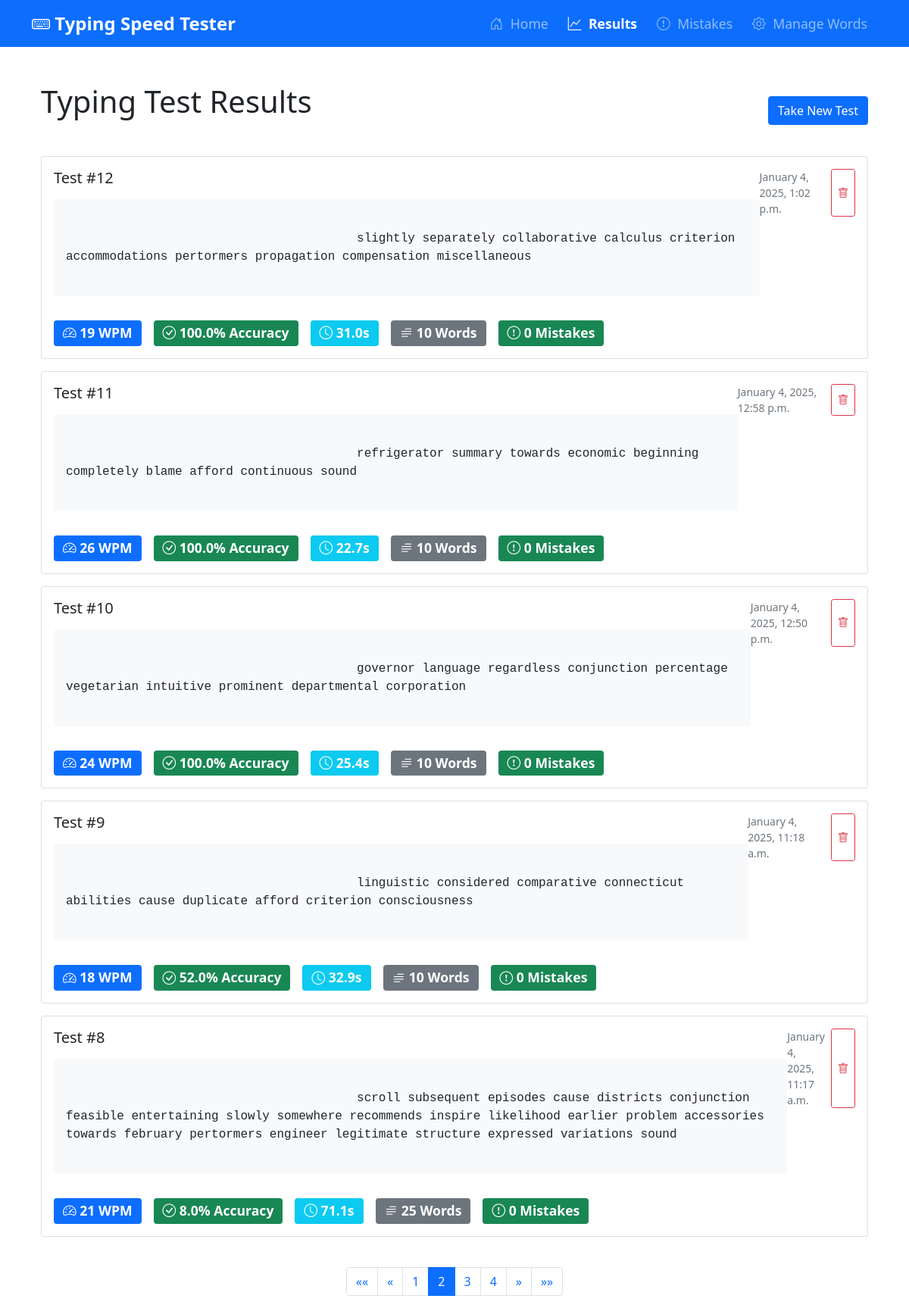
/results/?page=2, run on the app's committed database.
### speed_test/models.py (models this page shows, shortened)
class TypingTest(models.Model):
    text = models.TextField()
    wpm = models.IntegerField()
    accuracy = models.FloatField()
    time_taken = models.FloatField()  # in seconds
    created_at = models.DateTimeField(auto_now_add=True)
    mistakes = models.JSONField(default=list)  # Store mistakes as [{"expected": "x", "typed": "y", "position": 0}]
    word_mistakes = models.JSONField(default=list)  # Store word-level mistakes

### speed_test/views.py (the view)
# urls.py: path('results/', views.view_results, name='results'),
def view_results(request):
    all_results = TypingTest.objects.all().order_by('-created_at')
    for result in all_results:
        result.word_count = len(result.text.split())
        result.mistake_count = len(result.mistakes)
    paginator = Paginator(all_results, 5)  # Show 5 results per page
    page_number = request.GET.get('page', 1)
    results = paginator.get_page(page_number)
    return render(request, 'speed_test/results.html', {'results': results})

### speed_test/templates/speed_test/results.html (shortened to what this page needs)
{% extends 'speed_test/base.html' %}
{% block content %}
<div class="container mt-5">
    <div class="d-flex justify-content-between align-items-center mb-4">
        <h1 class="mb-4">Typing Test Results</h1>
        <div>
            <a href="{% url 'speed_test:home' %}" class="btn btn-primary">Take New Test</a>
        </div>
    </div>
    {% if results %}
        <div class="row">
            {% for result in results %}
                <div class="col-12 mb-3 result-item" id="result-{{ result.id }}">
                    <div class="card result-card">
                        <div class="card-body">
                            <div class="d-flex justify-content-between align-items-start mb-3">
                                <div>
                                    <h5 class="card-title mb-3">Test #{{ result.id }}</h5>
                                    <div class="text-preview">
                                        {{ result.text }}
                                    </div>
                                </div>
                                <div class="d-flex gap-2">
                                    <small class="text-muted">
                                        {{ result.created_at|date:"F j, Y, g:i a" }}
                                    </small>
                                    <button class="btn btn-sm btn-outline-danger delete-btn"
                                           onclick="deleteResult('{{ result.id }}')">
                                        <i class="bi bi-trash"></i>
                                    </button>
                                </div>
                            </div>
                            <div class="d-flex gap-3">
                                <span class="badge bg-primary stats-badge">
                                    <i class="bi bi-speedometer2"></i>
                                    {{ result.wpm }} WPM
                                </span>
                                <span class="badge bg-success stats-badge">
                                    <i class="bi bi-check-circle"></i>
                                    {{ result.accuracy }}% Accuracy
                                </span>
                                <span class="badge bg-info stats-badge">
                                    <i class="bi bi-clock"></i>
                                    {{ result.time_taken|floatformat:1 }}s
                                </span>
                                <span class="badge bg-secondary stats-badge">
                                    <i class="bi bi-text-paragraph"></i>
                                    {{ result.word_count }} Words
                                </span>
                                <span class="badge {% if result.mistake_count == 0 %}bg-success{% else %}bg-danger{% endif %} stats-badge">
                                    <i class="bi bi-exclamation-circle"></i>
                                    {{ result.mistake_count }} Mistakes
                                </span>
                            </div>
                        </div>
                    </div>
                </div>
            {% endfor %}
        </div>
        {% include "speed_test/includes/pagination.html" with page_obj=results %}
    {% else %}
        <div class="alert alert-info">
            No typing test results yet. <a href="{% url 'speed_test:home' %}">Take your first test!</a>
        </div>
    {% endif %}
</div>
{% endblock %}

### data on the page
TypingTest: id "12", text "slightly separately collaborative calculus criterion accommodations pertormers propagation compensation miscellaneous", created_at "January 4, 2025, 1:02 p.m.", wpm "19", accuracy "100.0", time_taken "31.0", word_count "10", mistake_count "0"
TypingTest: id "11", text "refrigerator summary towards economic beginning completely blame afford continuous sound", created_at "January 4, 2025, 12:58 p.m.", wpm "26", accuracy "100.0", time_taken "22.7", word_count "10", mistake_count "0"
TypingTest: id "10", text "governor language regardless conjunction percentage vegetarian intuitive prominent departmental corporation", created_at "January 4, 2025, 12:50 p.m.", wpm "24", accuracy "100.0", time_taken "25.4", word_count "10", mistake_count "0"
TypingTest: id "9", text "linguistic considered comparative connecticut abilities cause duplicate afford criterion consciousness", created_at "January 4, 2025, 11:18 a.m.", wpm "18", accuracy "52.0", time_taken "32.9", word_count "10", mistake_count "0"
TypingTest: id "8", text "scroll subsequent episodes cause districts conjunction feasible entertaining slowly somewhere recommends inspire likelihood earlier problem accessories towards february pertormers engineer legitimate structure expressed variations sound", created_at "January 4, 2025, 11:17 a.m.", wpm "21", accuracy "8.0", time_taken "71.1", word_count "25", mistake_count "0"

### other printed values
{{ num }} "1" "3" "4"
{{ num }} "2"
